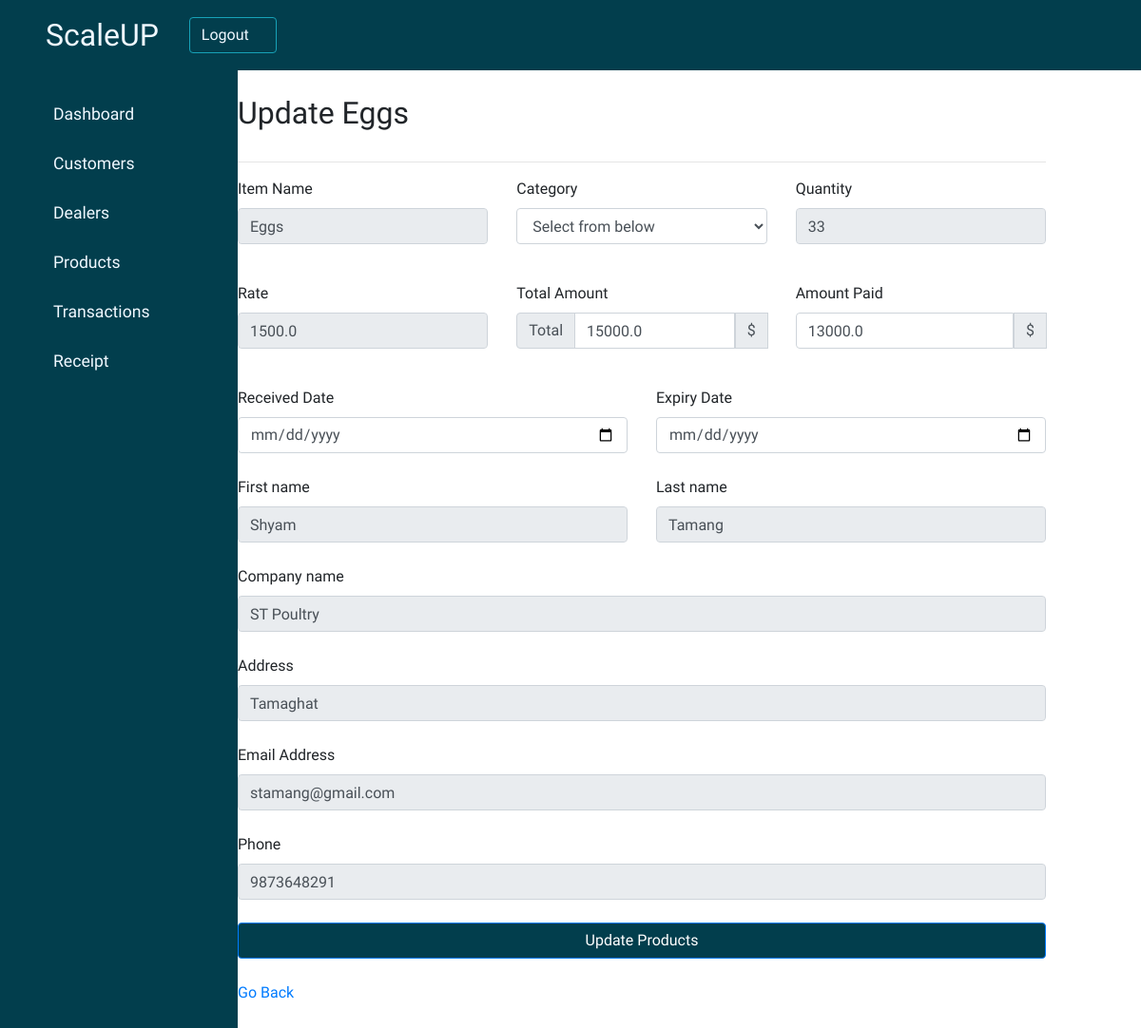
/updateCustomer/8, run on the app's committed database.
### productmanagement/models.py (models this page shows, shortened)
class CustomerTransaction(models.Model):
    customer = models.ForeignKey(Customer, on_delete=models.CASCADE, blank=True, null=True)
    product = models.ForeignKey(Products, on_delete=models.CASCADE, blank=True, null=True)
    quantity = models.IntegerField()
    total_amount = models.FloatField(blank=True, null=True)
    paid_amount = models.FloatField(blank=True, null=True)
    remaining_due = models.FloatField(blank=True, null=True)
    date = models.DateField(auto_now_add=False, auto_now=True)

class Products(models.Model):
        item_name = models.CharField(max_length=50, blank=True, null=True)
        category = models.CharField(max_length=50, blank=True, null=True)
        quantity = models.IntegerField(default='0', blank=True, null=True)
        rate = models.FloatField(blank=False,null=False)
        amount = models.FloatField(blank=False,null=False)
        receive_quantity = models.IntegerField(default='0', blank=True, null=True)
        received_date = models.DateField(blank=True, null=True)
        expiry_date = models.DateField(blank=True, null=True)
        dealer = models.ManyToManyField(Dealers, blank=True, null=True)
        customer = models.ManyToManyField(Customer, blank=True, null=True)
        issue_quantity = models.IntegerField(default='0', blank=True, null=True)
        reorder_level = models.IntegerField(default='0', blank=True, null=True)
        last_updated = models.DateField(auto_now_add=False, auto_now=True)

### CustomerManagement/models.py (models this page shows, shortened)
class Customer(models.Model):
    firstname = models.CharField(max_length=100)
    lastname = models.CharField(max_length=100)
    company = models.CharField(max_length=100, blank=True, null=True)
    address = models.CharField(max_length=100)
    email_address = models.EmailField(max_length=254)
    phone = PhoneNumberField()
    added_date = models.DateField(blank=True, null=True)

### productmanagement/views.py (the view)
# urls.py: path('updateCustomer/<str:id>', views.update_customer, name="update_customer"),
def update_customer(request, id):
    customerset = CustomerTransaction.objects.get(id=id)
    context={
        "customerset": customerset
    }
    return render(request, "update_transaction_c.htm", context)

### productmanagement/templates/update_transaction_c.htm (shortened to what this page needs)
{% extends "customer_management/base.htm"%}
{% block content%}
<div class="main-content" style="padding-left: 15%;">
    <header class="header">
        <div class="header-title">
            <h2>
                <label>
                    Update {{customerset.product.item_name}}
                </label>
            </h2>
        </div>
        <hr>
    </header>
    <div class="content-form">
      <form action="{% url 'productmanagement:update_customer_transaction' customerset.id %}" method="POST">
        <div class="row mb-4">
          <div class="col">
            <div class="form-outline">
              <label class="form-label" for="form6Example2">Item Name</label>
              <input type="text" id="form6Example2" class="form-control"  name="item" value="{{customerset.product.item_name}}" readonly/>
            </div>
          </div>
          <div class="col">
            <div class="form-group">
              <label class="form-label" for="form6Example1">Category</label>
              <select class="form-control"  name="category"value="{{customerset.product.category}}" >
                <option>Select from below</option>
              </select>
            </div>
          </div>
          <div class="col">
            <div class="form-outline">
              <label class="form-label" for="form6Example3">Quantity</label>
              <input type="number" id="quantity" class="form-control"  name="quantity" value="{{customerset.product.quantity}}" readonly/>
            </div>
          </div>
        </div>
        <div class="row mb-4">
            <div class="col">
              <div class="form-outline">
                <label class="form-label" for="form6Example3">Rate</label>
                <input type="number" id="rate" class="form-control"  name="rate" value="{{customerset.product.rate}}" readonly/>
              </div>
            </div>
            <div class="col">
              <div class="form-outline">
                <label class="form-label" for="form6Example3">Total Amount</label>
                <div class="input-group mb-3">
                  <div class="input-group-prepend">
                    <button id="total-btn" type="button" class="input-group-text" onclick="calculate()">Total</button>
                  </div>
                  <input type="text" id="amount" class="form-control"  name="amount" value="{{customerset.total_amount}}" />
                  <div class="input-group-prepend">
                    <span class="input-group-text">$</span>
                  </div>
                </div>
              </div>
            </div>
            <div class="col" id="paid-amount">
              <div class="form-outline">
                <label class="form-label" for="form6Example3">Amount Paid</label>
                <div class="input-group mb-3">
                  <input type="number" id="paid-amount" class="form-control" value="{{customerset.paid_amount}}" name="paid-amount" />
                  <div class="input-group-prepend">
                    <span class="input-group-text">$</span>
                  </div>
                </div>
              </div>
            </div>
        </div>
        <div class="row mb-4">
          <div class="col">
            <div class="form-outline">
              <label class="form-label" for="form6Example4">Received Date</label>
              <input type="date" id="form6Example4" class="form-control"value="{{customerset.product.received_date}}"  name="mfdate" />
            </div>
          </div>
          <div class="col">
            <div class="form-outline">
              <label class="form-label" for="form6Example4">Expiry Date</label>
              <input type="date" id="form6Example4" class="form-control" value="{{customerset.product.expiry_date}}"  name="expdate" />
            </div>
          </div>
        </div>
        <div id="dealer-info">
          <div class="row mb-4">
            <div class="col">
              <div class="form-outline">
                <label class="form-label" for="form6Example1">First name</label>
                <input type="text" id="form6Example1" class="form-control" value="{{customerset.customer.firstname}}" name="firstname" readonly/>
              </div>
            </div>
            <div class="col">
              <div class="form-outline">
                <label class="form-label" for="form6Example2">Last name</label>
                <input type="text" id="form6Example2" class="form-control" value="{{customerset.customer.lastname}}" name="lastname" readonly/>
              </div>
            </div>
          </div>
          <div class="form-outline mb-4">
            <label class="form-label" for="form6Example3">Company name</label>
            <input type="text" id="form6Example3" class="form-control" value="{{customerset.customer.company}}"  name="company" readonly/>
          </div>
          <div class="form-outline mb-4">
            <label class="form-label" for="form6Example4">Address</label>
            <input type="text" id="form6Example4" class="form-control" value="{{customerset.customer.address}}"  name="address" readonly/>
          </div>
          <div class="form-outline mb-4">
            <label class="form-label" for="form6Example5">Email Address</label>
            <input type="email" id="form6Example5" class="form-control" value="{{customerset.customer.email_address}}"  name="email_address" readonly/>
          </div>
          <div class="form-outline mb-4">
            <label class="form-label" for="form6Example6">Phone</label>
            <input type="number" id="form6Example6" class="form-control" value="{{customerset.customer.phone}}"  name="phone" readonly/>
          </div>
        </div>
        <button type="submit" class="btn btn-primary btn-block mb-4" style="background-color: #023e4d;">Update Products</button>
      </form>
      <a href="{% url 'productmanagement:transactions' %}">Go Back</a>
    </div>
  </div>
{% endblock %}

### static/dashboard.css (style rules this page uses)
:root { --main-color: #023e4d; --color-dark: #f8f8fa; text-decoration: none; }
* { box-sizing: border-box; list-style-type: none; text-decoration: none; font-family: "Trirong", sans-serif; }
.header .header-title { display: flex; flex-direction: row; justify-content: space-between; padding: 0; }

### data on the page
CustomerTransaction: product.item_name "Eggs", item "Eggs", category "Select from below", quantity "33", rate "1500.0", amount "15000.0", paid-amount "13000.0", firstname "Shyam", lastname "Tamang", company "ST Poultry", address "Tamaghat", email_address "stamang@gmail.com", phone "9873648291"
